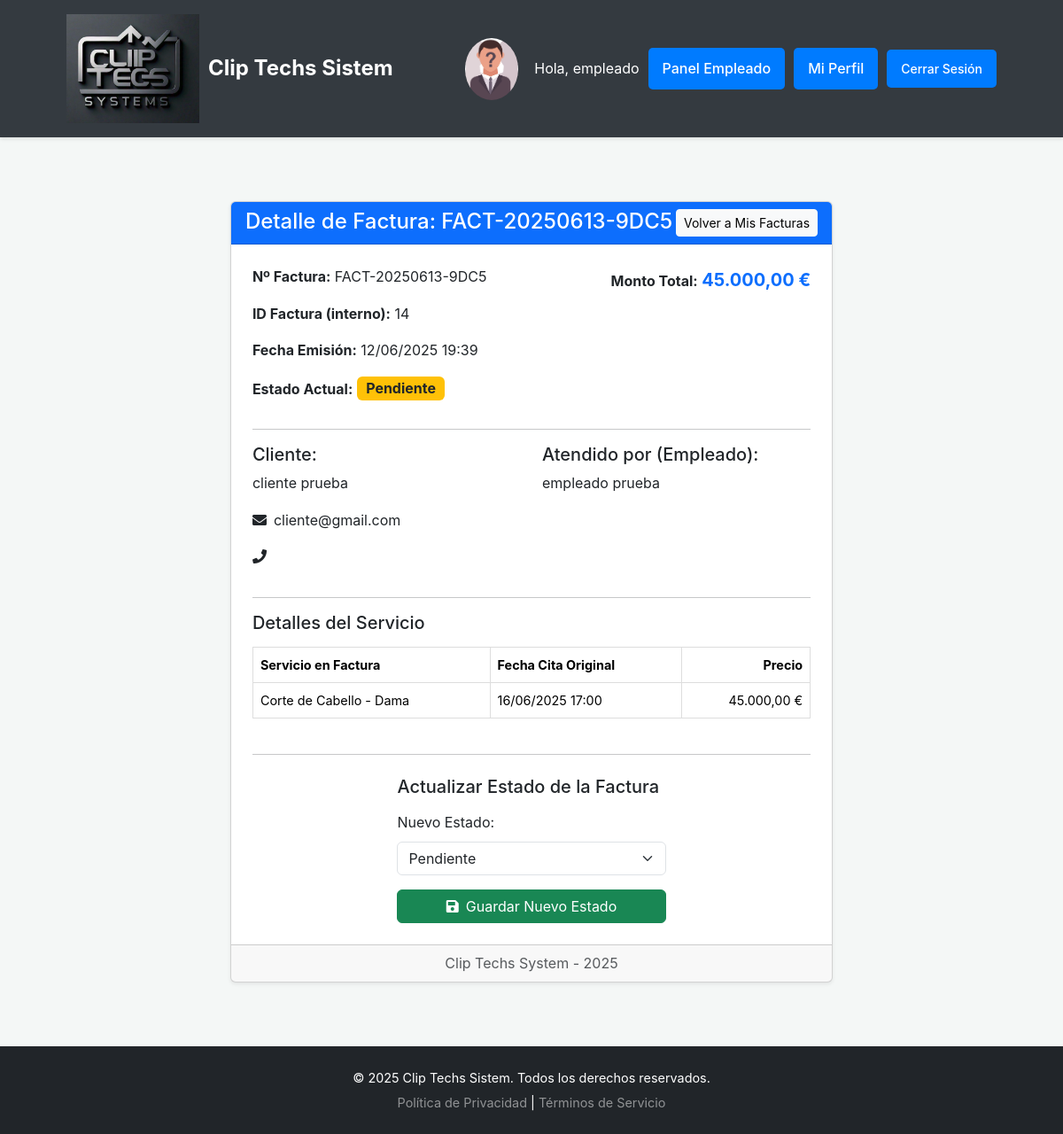
The app's page /public/empleado/facturas/ver/14 (signed in) with its own data.
### tables this page shows
CREATE TABLE `facturas` (
  `id` int(11) NOT NULL,
  `cita_id` int(11) NOT NULL,
  `numero_factura` varchar(50) NOT NULL,
  `fecha_emision` datetime NOT NULL DEFAULT current_timestamp(),
  `cliente_id` int(11) NOT NULL,
  `empleado_id` int(11) NOT NULL,
  `servicio_nombre_en_factura` varchar(255) NOT NULL,
  `monto_total` decimal(10,2) NOT NULL,
  `estado_factura` varchar(50) NOT NULL DEFAULT 'Pendiente',
  `fecha_pago` datetime DEFAULT NULL,
  `metodo_pago` varchar(50) DEFAULT NULL,
  `notas` text DEFAULT NULL,
  `fecha_creacion` datetime DEFAULT current_timestamp(),
  `fecha_actualizacion` datetime DEFAULT current_timestamp() ON UPDATE current_timestamp()
);

CREATE TABLE `usuarios` (
  `id` int(11) NOT NULL,
  `nombre` varchar(100) NOT NULL,
  `apellido` varchar(255) DEFAULT NULL,
  `email` varchar(100) NOT NULL,
  `telefono` varchar(50) DEFAULT NULL,
  `activo` tinyint(1) NOT NULL DEFAULT 1,
  `password` varchar(255) NOT NULL,
  `fecha_registro` datetime DEFAULT current_timestamp(),
  `fecha_modificacion` timestamp NULL DEFAULT NULL ON UPDATE current_timestamp(),
  `fotografia` varchar(255) DEFAULT NULL,
  `rol_id` int(11) DEFAULT NULL
);

CREATE TABLE `citas` (
  `id` int(11) NOT NULL,
  `cliente_id` int(11) NOT NULL,
  `empleado_id` int(11) DEFAULT NULL,
  `servicio_id` int(11) NOT NULL,
  `fecha_hora_cita` datetime NOT NULL,
  `duracion_estimada_min` int(11) DEFAULT 30,
  `fecha_hora_fin` datetime DEFAULT NULL COMMENT 'Fecha y hora de finalización calculada de la cita',
  `estado_cita` varchar(50) NOT NULL DEFAULT 'Pendiente',
  `notas_cliente` text DEFAULT NULL,
  `notas_empleado` text DEFAULT NULL,
  `fecha_creacion` timestamp NOT NULL DEFAULT current_timestamp(),
  `fecha_actualizacion` timestamp NOT NULL DEFAULT current_timestamp() ON UPDATE current_timestamp()
);

### app/Core/Database.php (called while the page is built, shortened)
<?php
class Database {
    private $pdo_connection;
    private $host = DB_HOST;
    private $user = DB_USER;
    private $pass = DB_PASS;
    private $dbname = DB_NAME;
    private $port = DB_PORT;
    private $charset = 'utf8mb4';
    private function connectPdo() {
        if ($this->pdo_connection === null) {
            $dsn = "mysql:host={$this->host};port={$this->port};dbname={$this->dbname};charset={$this->charset}";
            $options = [
                PDO::ATTR_ERRMODE            => PDO::ERRMODE_EXCEPTION,
                PDO::ATTR_DEFAULT_FETCH_MODE => PDO::FETCH_ASSOC,
                PDO::ATTR_EMULATE_PREPARES   => false,
            ];
            try {
                $this->pdo_connection = new PDO($dsn, $this->user, $this->pass, $options);
            } catch (PDOException $e) {
                error_log("Error de conexión PDO: " . $e->getMessage() . " (DSN: {$dsn})");
                throw new Exception("No se pudo conectar a la base de datos (PDO).");
            }
        }
    }
    public function getPdoConnection() {
        return $this->pdo_connection;
    }
}
?>

### app/Models/FacturaModel.php (called while the page is built, shortened)
<?php
class FacturaModel {
    private $conn;
    private $table_name = "facturas";
    private $table_citas = "citas";
    private $table_usuarios = "usuarios";
    public function __construct($db_connection) {
        if ($db_connection instanceof \PDO) {
            $this->conn = $db_connection;
        } else {
            error_log("FacturaModel: Se esperaba una conexión PDO. Se recibió: " . gettype($db_connection));
            $this->conn = null;
        }
    }
    public function obtenerFacturaPorIdYEmpleado($id_factura_param, $empleado_id) {
        $sql = "SELECT f.*,
                       c.fecha_hora_cita, c.notas_cliente,
                       u_cliente.nombre as cliente_nombre, u_cliente.apellido as cliente_apellido, u_cliente.email as cliente_email, u_cliente.telefono as cliente_telefono,
                       u_empleado.nombre as empleado_nombre, u_empleado.apellido as empleado_apellido
                FROM " . $this->table_name . " f
                LEFT JOIN " . $this->table_citas . " c ON f.cita_id = c.id
                LEFT JOIN " . $this->table_usuarios . " u_cliente ON f.cliente_id = u_cliente.id
                LEFT JOIN " . $this->table_usuarios . " u_empleado ON f.empleado_id = u_empleado.id
                WHERE f.id = :factura_id_placeholder AND f.empleado_id = :empleado_id";
        try {
            $stmt = $this->conn->prepare($sql);
            $stmt->bindParam(":factura_id_placeholder", $id_factura_param, PDO::PARAM_INT);
            $stmt->bindParam(":empleado_id", $empleado_id, PDO::PARAM_INT);
            $stmt->execute();
            $factura = $stmt->fetch(PDO::FETCH_ASSOC);
            return $factura ? $factura : null;
        } catch (PDOException $e) {
            error_log("PDOException en FacturaModel::obtenerFacturaPorIdYEmpleado: " . $e->getMessage());
            return null;
        }
    }
}
?>

### app/Views/empleado/facturas/ver_factura.php (the view, shortened to what this page needs)
<?php
$factura = $factura ?? null;
if (!function_exists('formatCurrency')) {
    function formatCurrency($amount, $currencySymbol = '€', $decimalSeparator = ',', $thousandSeparator = '.') {
        if (class_exists('NumberFormatter')) {
            $fmt = new NumberFormatter('es_ES', NumberFormatter::CURRENCY);
            if ($currencySymbol === '€') {
                 return $fmt->formatCurrency($amount, 'EUR');
            }
            return $fmt->formatCurrency($amount, 'EUR');
        } else {
            return number_format($amount, 2, $decimalSeparator, $thousandSeparator) . ' ' . $currencySymbol;
        }
    }
}
$estados_factura_posibles = ['Pendiente', 'Pagada', 'Anulada'];
?>
<div class="container mt-5 mb-5">
    <div class="row d-flex justify-content-center">
        <div class="col-md-10 col-lg-9">
            <div class="card shadow-sm">
                <div class="card-header bg-primary text-white">
                    <h4 class="mb-0">
                        Detalle de Factura: <?= htmlspecialchars($factura['numero_factura'] ?? 'N/A') ?>
                        <a href="<?= BASE_URL . 'empleado/facturas' ?>" class="btn btn-light btn-sm float-end">Volver a Mis Facturas</a>
                    </h4>
                </div>
                <?php if ($factura): ?>
                    <div class="card-body p-4">
                        <div class="row mb-3">
                            <div class="col-md-6">
                                <p><strong>Nº Factura:</strong> <?= htmlspecialchars($factura['numero_factura'] ?? 'N/A') ?></p>
                                <p><strong>ID Factura (interno):</strong> <?= htmlspecialchars($factura['id'] ?? 'N/A') ?></p>
                                <p><strong>Fecha Emisión:</strong> <?= htmlspecialchars(isset($factura['fecha_emision']) ? date('d/m/Y H:i', strtotime($factura['fecha_emision'])) : 'N/A') ?></p>
                                <p><strong>Estado Actual:</strong>
                                    <?php
                                    $estado_actual = $factura['estado_factura'] ?? 'Desconocido';
                                    $badge_class_actual = 'bg-secondary';
                                    switch (strtolower($estado_actual)) {
                                        case 'pendiente': $badge_class_actual = 'bg-warning text-dark'; break;
                                    }
                                    ?>
                                    <span class="badge <?= $badge_class_actual ?> fs-6"><?= htmlspecialchars(ucfirst($estado_actual)) ?></span>
                                </p>
                            </div>
                            <div class="col-md-6 text-md-end">
                                <p><strong>Monto Total:</strong> <span class="fs-5 fw-bold text-primary"><?= htmlspecialchars(isset($factura['monto_total']) ? formatCurrency((float)$factura['monto_total']) : 'N/A') ?></span></p>
                            </div>
                        </div>
                        <hr>
                        <div class="row mb-3">
                            <div class="col-md-6">
                                <h5>Cliente:</h5>
                                <p><?= htmlspecialchars(($factura['cliente_nombre'] ?? '') . ' ' . ($factura['cliente_apellido'] ?? '')) ?></p>
                                <p><i class="fas fa-envelope me-2"></i><?= htmlspecialchars($factura['cliente_email'] ?? 'No disponible') ?></p>
                                <p><i class="fas fa-phone me-2"></i><?= htmlspecialchars($factura['cliente_telefono'] ?? 'No disponible') ?></p>
                            </div>
                            <div class="col-md-6">
                                <h5>Atendido por (Empleado):</h5>
                                <p><?= htmlspecialchars(($factura['empleado_nombre'] ?? '') . ' ' . ($factura['empleado_apellido'] ?? '')) ?></p>
                            </div>
                        </div>
                        <hr>
                        <h5>Detalles del Servicio</h5>
                        <div class="table-responsive">
                            <table class="table">
                                <thead>
                                    <tr>
                                        <th>Servicio en Factura</th>
                                        <th>Fecha Cita Original</th>
                                        <th class="text-end">Precio</th>
                                    </tr>
                                </thead>
                                <tbody>
                                    <tr>
                                        <td><?= htmlspecialchars($factura['servicio_nombre_en_factura'] ?? 'Servicio no especificado') ?></td>
                                        <td><?= htmlspecialchars(isset($factura['fecha_hora_cita']) ? date('d/m/Y H:i', strtotime($factura['fecha_hora_cita'])) : 'N/A') ?></td>
                                        <td class="text-end"><?= htmlspecialchars(isset($factura['monto_total']) ? formatCurrency((float)$factura['monto_total']) : 'N/A') ?></td>
                                    </tr>
                                </tbody>
                            </table>
                        </div>
                        <hr class="my-4">
                        <div class="row justify-content-center">
                            <div class="col-md-6">
                                <h5 class="mb-3">Actualizar Estado de la Factura</h5>
                                <form action="<?= BASE_URL . 'empleado/facturas/actualizar-estado/' . htmlspecialchars($factura['id'] ?? '') ?>" method="POST">
                                    <div class="mb-3">
                                        <label for="estado_factura" class="form-label">Nuevo Estado:</label>
                                        <select class="form-select" id="estado_factura" name="estado_factura" required>
                                            <?php foreach ($estados_factura_posibles as $estado_opcion): ?>
                                                <option value="<?= htmlspecialchars($estado_opcion) ?>" <?= (isset($factura['estado_factura']) && strtolower($factura['estado_factura']) == strtolower($estado_opcion)) ? 'selected' : '' ?>>
                                                    <?= htmlspecialchars(ucfirst($estado_opcion)) ?>
                                                </option>
                                            <?php endforeach; ?>
                                        </select>
                                    </div>
                                    <button type="submit" class="btn btn-success w-100">
                                        <i class="fas fa-save me-2"></i>Guardar Nuevo Estado
                                    </button>
                                </form>
                            </div>
                        </div>
                    </div>
                <?php endif; ?>
                <div class="card-footer text-muted text-center">
                    Clip Techs System - <?= date('Y') ?>
                </div>
            </div>
        </div>
    </div>
</div>

### public/css/style.css (style rules this page uses)
body { font-family: -apple-system, BlinkMacSystemFont, "Segoe UI", Roboto, "Helvetica Neue", Arial, sans-serif; line-height: 1.6; margin: 0; padding: 0; background-color: #f4f7f6; color: #333; display: flex; flex-direction: column; min-height: 100vh; }
.container { width: 90%; max-width: 1100px; margin: 0 auto; padding: 0 15px; }
a { color: #007bff; text-decoration: none; }
.table-responsive { overflow-x: auto; margin-top: 15px; }
table { width: 100%; border-collapse: collapse; margin-bottom: 20px; font-size: 0.9em; }
table thead { background-color: #007bff; color: #ffffff; }
table th, table td { padding: 12px 15px; border: 1px solid #ddd; text-align: left; vertical-align: middle; }
table th { font-weight: bold; }

### records on screen
facturas: numero_factura "FACT-20250613-9DC5", id "14", fecha_emision "12/06/2025 19:39", estado_factura "Pendiente", monto_total "45.000,00 €", cliente.apellido "cliente prueba", cliente.email "cliente@gmail.com", empleado.apellido "empleado prueba", servicio_nombre_en_factura "Corte de Cabello - Dama", cita.fecha_hora_cita "16/06/2025 17:00"

### other values on screen
$userNombre "empleado"
